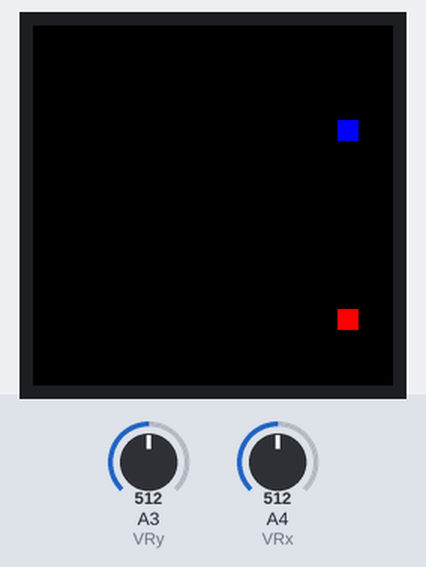
A sketch run on a simulated Arduino Uno, built with avr-gcc and run on an emulated ATmega328P. Shown: 240×240 colour display. Inputs (shaded band) come from the test bench; at power-on: A4 (VRx) = 512, A3 (VRy) = 512. Random numbers use the default seed unless the sketch sets one; what the sketch prints to the serial monitor is not drawn. At 2.0 s the program stops and its outputs stay as they are.

Above: at 1.4 s.
1.5 s: A4 (VRx) set to 90
At 1.89 s:
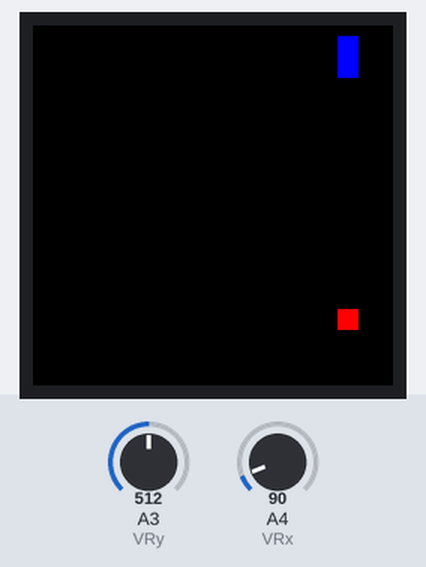
At 2.3 s:
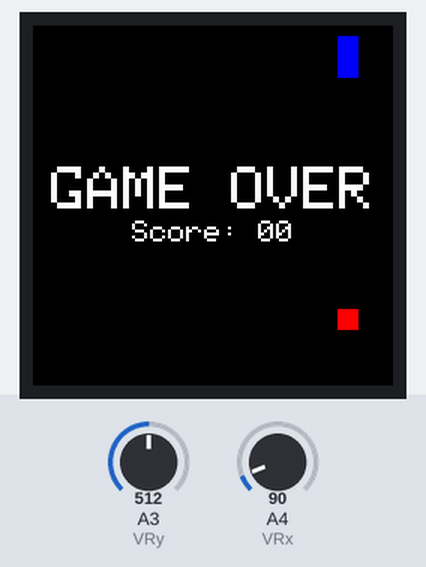
Timing chart, 0 to 3.5 s (numbered marks = the images above; inputs shaded):
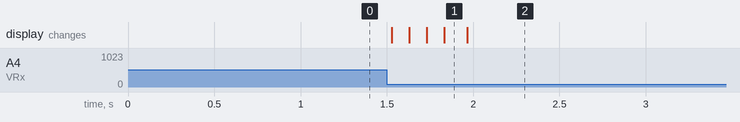

Measured:
- after the input at 1.5 s, the display: first changes at once (image 1 shows a later state)

The sketch:

SnakeGame.ino
```cpp
/*
 * ST7789 SPI display without CS pin, with joystick no switch
 * TFT Display: https://github.com/cbm80amiga/Arduino_ST7789_Fast (NOTE  only for 240x240 display)
 * Joystick: https://create.arduino.cc/projecthub/MisterBotBreak/how-to-use-a-joystick-with-serial-monitor-1f04f0
 * Adafruit gfx: https://learn.adafruit.com/adafruit-gfx-graphics-library/overview
 *
 * Project Snake Game
 * --------------------------------
 * HardwareSerial in Arduino has no print F?
 *
 *
 */

#include <Arduino_ST7789_Fast.h>
#include <SPI.h>
#include <Adafruit_GFX.h>

#define TFT_DC  10
#define TFT_RST 9

#define DELAY_VALUE 100 //increase speed for slower movement

//Joystick
const int VRx = A4;
const int VRy = A3;
int SnakeDirection = 0; //NESW 1234 --> 0 if nothing Don't move at first
#define JOYSTICK_LIM 400

//Set these to centre coordinates
#define SQUARE_SIZE 14 //EVEN pls?
//#define STARTX 120 //Made them random
//#define STARTY 120
const uint16_t SNAKE_COLOUR = BLUE;
const uint16_t APPLE_COLOUR = RED;
const uint16_t MAXLENGTH = 100; //Data structure

//DATA STRUCTURE for storing the snake boxes
//StartPos = StartPos - 1 > Next Position
//StartPos = StartPos + Length > Last Position
uint16_t SnakeX[MAXLENGTH];
uint16_t SnakeY[MAXLENGTH];
uint16_t StartPos = 0;

//Initialise ApplePosition as impossible value
uint16_t AppleX = 2000;
uint16_t AppleY = 2000;
bool AppleEaten = true; //So that we have one apple at the start

uint16_t PossibleCoord[240/SQUARE_SIZE]; //for starting snake and random apples
uint16_t Length = 1; //Starting length of the snake - seems to give a length of 2?
uint16_t Score = 0; //Score and Length are diff as the Length is restricted to MAXLENGTH

const int SCREEN_BORDER_MAX = 240 - (SQUARE_SIZE);
const int SCREEN_BORDER_MIN = 0 + (SQUARE_SIZE);

Arduino_ST7789 tft = Arduino_ST7789(TFT_DC, TFT_RST);

void UpdateJoyStick(){
  int xPosition = analogRead(VRx);
  int yPosition = analogRead(VRy);
  int mapX = map(xPosition, 0, 1023, -512, 512);
  int mapY = map(yPosition, 0, 1023, -512, 512);

  int newSnakeDirection;

  if(mapX < -JOYSTICK_LIM)            newSnakeDirection = 1; //N
  else if( mapY < -JOYSTICK_LIM)      newSnakeDirection = 2; //E
  else if( mapX >  JOYSTICK_LIM)      newSnakeDirection = 3; //S
  else if( mapY >  JOYSTICK_LIM)      newSnakeDirection = 4; //W
  else return; //Same direction just continue along

  if(SnakeDirection == 0){ //At the beginning all directions are possible
    SnakeDirection = newSnakeDirection;
  }
  else if( (SnakeDirection+2 == newSnakeDirection) || (SnakeDirection-2 == newSnakeDirection)){
    return; //Ignore commands for going opposite direction
  }
  else{
    SnakeDirection = newSnakeDirection;
  }

  //else no change in SnakeDirection
}

void myFillRect(int x, int y, uint16_t colour){
  //x, y is centre
  tft.fillRect(
    x - SQUARE_SIZE/2,
    y - SQUARE_SIZE/2,
    SQUARE_SIZE,
    SQUARE_SIZE,
    colour);
}

void initSnake(){
  //Draw the first box or starting snake, initialise data structure
  //Fill PossibleCoordinates
  int STARTX, STARTY;

  //Dont use the start and the end
  for(int i = 1; i < 240/SQUARE_SIZE - 1; i++){
    PossibleCoord[i] = i*SQUARE_SIZE;
  }
  randomSeed(analogRead(0)); //0 is unconnected - seed is different, start place is different each time

  STARTX = PossibleCoord[random(1,240/SQUARE_SIZE-1)];
  STARTY = PossibleCoord[random(1,240/SQUARE_SIZE-1)];

  SnakeX[StartPos] = STARTX;
  SnakeY[StartPos] = STARTY;
  myFillRect(SnakeX[StartPos],SnakeY[StartPos],SNAKE_COLOUR);

  //Initial length is for testing
  //Centre to right - testing
  /*
  const int LENGTH = 1;
  for(int i = 1; i < LENGTH; i++){
    SnakeX[StartPos + i] = STARTX + i*(SQUARE_SIZE);
    SnakeY[StartPos + i] = STARTY;
  }
  for(int i = 0; i < LENGTH; i++){
    myFillRect(SnakeX[StartPos + i],SnakeY[StartPos + i],SNAKE_COLOUR);
  }
  */

  Serial.println("Snake init Done");


}

void initTFT(){
  tft.begin();
  tft.setRotation(0); //upside down, for this game boy
  tft.fillScreen(BLACK);

  initSnake();

  Serial.println("TFT init done");

}

void UpdateCoordinateDS(int NewXCoord,int NewYCoord, bool eat){
  int NewPosition;

  if(StartPos == 0) NewPosition = MAXLENGTH - 1; //Go to the end of the array
  else NewPosition = StartPos - 1;

  SnakeX[NewPosition] = NewXCoord;
  SnakeY[NewPosition] = NewYCoord;


  //Update to new pos and increase length if the snake has eaten something,, restrict to max length
  StartPos = NewPosition;
  if(eat) Length = min(Length + 1,MAXLENGTH);


}

void DebugMsg(){

  Serial.print("Current Pos"); Serial.print(StartPos);
  Serial.print(" End Pos:"); Serial.println( (StartPos + Length)%MAXLENGTH );

}

void GameOver(){
  //print Gameover and stop the program with while function

  /*
  for(int i = 0; i < MAXLENGTH; i++){
    Serial.print(SnakeX[i]);
    Serial.print(" ");
  }

  Serial.println();

  for(int i = 0; i < MAXLENGTH; i++){
    Serial.print(SnakeY[i]);
    Serial.print(" ");
  }

  Serial.println();*/

  tft.setTextColor(WHITE);

  // try this https://forum.arduino.cc/t/adafruit-oled-how-to-center-text/617181/6?
  // Get the position of cursor and save it to be used through below comments
  // Allow user to see his snake progress

  /*
  tft.setTextSize(4);
  int16_t  x1, y1;
  uint16_t w, h;
  tft.getTextBounds("GAME OVER", 0, 0, &x1, &y1, &w, &h);
  tft.fillRect(x1,y1,w,h,BLACK);
  Serial.println(240/2 - w/2);
  Serial.println(240/2 - h/2);
  */
  tft.setTextSize(4);
  tft.setCursor(12, 94 );
  tft.print("GAME OVER");

  Length = Length - 1; //Count score based on number of apples eaten
  tft.setTextSize(2);
  tft.setCursor( 66, 130 );
  tft.print("Score: ");
  if(Score < 10){
    tft.print("0");
    tft.print(Score);
  }
  else tft.print(Score);


  while(1);
}

void GenerateApple(){
  if(!AppleEaten) return;
  bool AppleGenerated = false;
  while(!AppleGenerated){
    AppleX = PossibleCoord[random(1,240/SQUARE_SIZE - 1)]; // So its not so close to the border
    AppleY = PossibleCoord[random(1,240/SQUARE_SIZE - 1)];

    AppleGenerated = !(isSnake(AppleX,AppleY)); //Keep generating Apple until it is not in the snake

  }

  myFillRect(AppleX,AppleY,APPLE_COLOUR);
  AppleEaten = false;

}

bool isSnake(int xCoord, int yCoord){
  //check if coordinates is part of the snake PROBLEM
  int pos;
  for(int i = 0; i < Length + 1; i++){
    pos = (StartPos + i)%MAXLENGTH; //restrict
    if( (xCoord == SnakeX[pos]) && (yCoord == SnakeY[pos])){
      /*DebugMsg();
      Serial.print("isSNAKE: Pos: "); Serial.print(pos);
      Serial.print(" x: "); Serial.print(xCoord);
      Serial.print(" y: "); Serial.println(yCoord);*/
      return true;
    }
  }

  return false;

}

void Move(int Direction){
  //Eat - true if the length of the snake increases
  uint8_t CurXCoord = SnakeX[StartPos];
  uint8_t CurYCoord = SnakeY[StartPos];
  bool eat = false;

  Serial.print("NEW X: ");
  Serial.print(CurXCoord);
  Serial.print(" Y:");
  Serial.print(CurYCoord);
  Serial.print(" START_POS");
  Serial.println(StartPos);

  int NewXCoord, NewYCoord;
  int LastXCoord, LastYCoord;

  if(!Direction) return; //0 dont move

  switch(Direction){
    case 1: //N
      NewYCoord = CurYCoord - SQUARE_SIZE;
      NewXCoord = CurXCoord;
      break;
    case 2:
      NewXCoord = CurXCoord + SQUARE_SIZE;
      NewYCoord = CurYCoord;
      break;
    case 3:
      NewYCoord = CurYCoord + SQUARE_SIZE;
      NewXCoord = CurXCoord;
      break;
    case 4:
      NewXCoord = CurXCoord - SQUARE_SIZE;
      NewYCoord = CurYCoord;
      break;
  }

  if( (NewXCoord > SCREEN_BORDER_MAX) || (NewXCoord < SCREEN_BORDER_MIN) )          GameOver();
  else if ( (NewYCoord > SCREEN_BORDER_MAX) || (NewYCoord < SCREEN_BORDER_MIN) )    GameOver();
  else if( isSnake(NewXCoord,NewYCoord) )                                           GameOver();
  ////Check if the NewXCoord and NewYCoord is in CoordDS --> snake hits itself


  //Contraint to borders - should game over for this case
  /*
  NewXCoord = min(NewXCoord,SCREEN_BORDER_MAX);
  NewXCoord = max(NewXCoord,SCREEN_BORDER_MIN);
  NewYCoord = min(NewYCoord,SCREEN_BORDER_MAX);
  NewYCoord = max(NewYCoord,SCREEN_BORDER_MIN);
  */

  //Draw new square
  myFillRect(NewXCoord,NewYCoord,SNAKE_COLOUR);

  int PreviousEnd = (StartPos + Length)%MAXLENGTH;

  LastXCoord = SnakeX[PreviousEnd];
  LastYCoord = SnakeY[PreviousEnd];

  if(NewXCoord == AppleX && NewYCoord == AppleY){
    AppleEaten = true;
    if(Length < MAXLENGTH - 1) eat = true; //Not activated if maxlength is reached
    Score++;
  }

  UpdateCoordinateDS(NewXCoord,NewYCoord,eat); //Increase length by 1


  //Draw over last squaure if length is not extended
  if(!eat){
    myFillRect(LastXCoord,LastYCoord,BLACK);
  }

  Serial.print("END X: ");
  Serial.print(LastXCoord);
  Serial.print(" Y:");
  Serial.print(LastXCoord);
  Serial.print(" PreviousEnd:");
  Serial.println(PreviousEnd);


}


void setup() {

  pinMode(VRx, INPUT);
  pinMode(VRy, INPUT);

  Serial.begin(9600);
  Serial.println(F("IPS 240x240 ST7789"));

  initTFT();

  Serial.println("Setup done");


}

void loop() {
  GenerateApple();
  UpdateJoyStick();
  Move(SnakeDirection);

  delay(DELAY_VALUE);


}
```
